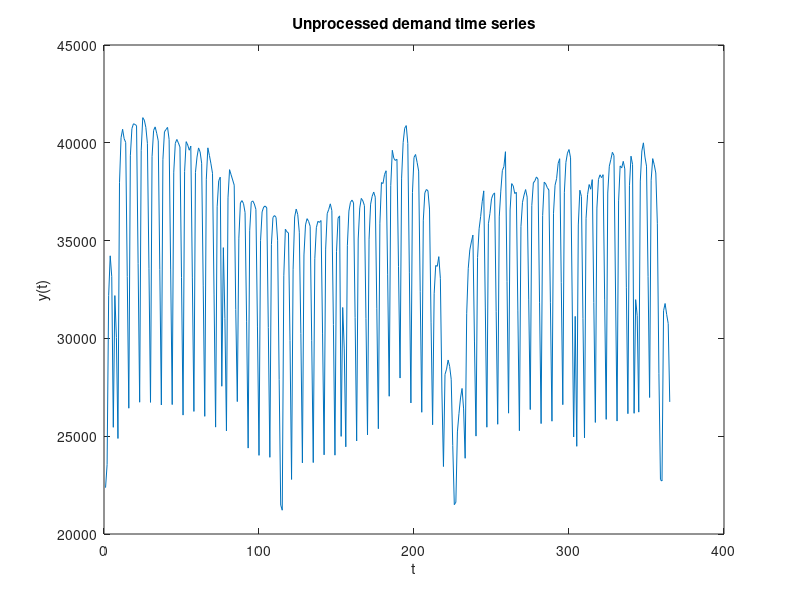
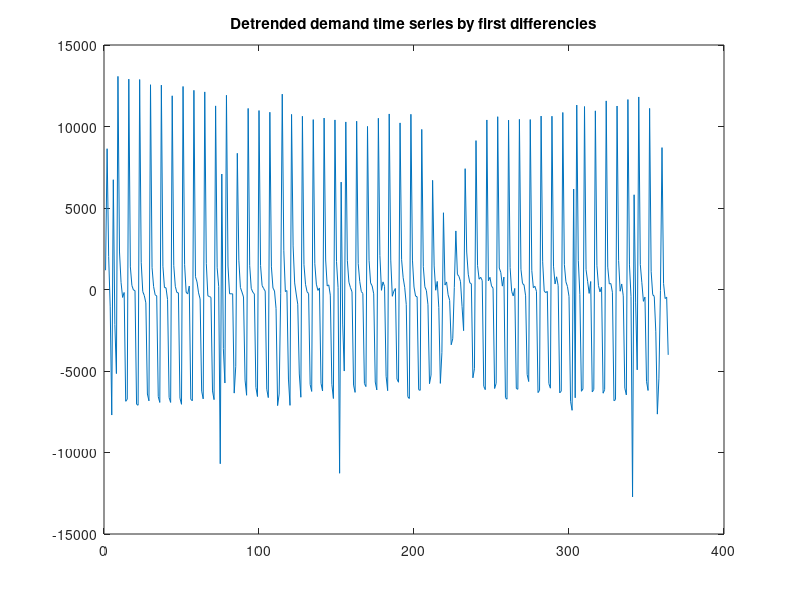

These figures' MATLAB source, in order: (Note: this script raises an error after producing the figures.)
%% Ergasia Xronoseirwn : Zisou Charilaos AEM 9213, Karatzas Michalis AEM 9137
%% Linear Analysis
close all; clear; clc;

% import data
load('demandData.mat');

% %mikalaki code
% teamNumber=7;
% 
% %computing the time and the regionNumber ,we have to examine.
% time = mod(teamNumber,24) +1; %8
% regionNumber = mod(teamNumber,7) +1 +4; % column 5
% 
% %load the xls file data. 
% italyPowerData=xlsread('ElectricPowerItaly.xls','demand');
% 
% %getting the timeserie we want to examine 
% demand1=italyPowerData(italyPowerData(:,4)==8,5);
% 
% 
% %mikalaki end


%constants
per = 7;
maxtau = 100;
Tmax = 10;  
p=4;
q=1;
alpha = 0.05;
zalpha = norminv(1-alpha/2);
n = length(demand)-1;

% plot unprocessed time series
figure(1)
clf
plot(demand)
hold on
xlabel('t')
ylabel('y(t)')
title('Unprocessed demand time series')

%% LINEAR 1
% % Detrend time series by first order differences
detrended=zeros(364,1);
for i=1:364
    detrended(i)=demand(i+1)-demand(i);
end
figure(2)
plot(detrended)
title('Detrended demand time series by first differencies')

% deseason time series
deseasonedc = seasonalcomponents(detrended, per);
deseasoned =  detrended - deseasonedc;
figure(3)
plot(deseasoned)
title('Deseasoned demand time series')

%% LINEAR 2
% Autocorrelation of deseasoned time series using average seasonal component
figure(4)
ac1 = autocorrelation(deseasoned(~isnan(deseasoned)), maxtau);
autlim = zalpha/sqrt(n);
figure(5)
clf
hold on
for ii=1:maxtau
    plot(ac1(ii+1,1)*[1 1],[0 ac1(ii+1,2)],'b','linewidth',1.5)
end
plot([0 maxtau+1],[0 0],'k','linewidth',1.5)
plot([0 maxtau+1],autlim*[1 1],'--c','linewidth',1.5)
plot([0 maxtau+1],-autlim*[1 1],'--c','linewidth',1.5)
xlabel('\tau')
ylabel('r(\tau)')
title('Autocorrelation')
hold off

% Partial autocorrelation of deseasoned time series
pac1 = parautocor(deseasoned, maxtau);
figure(6)
clf
hold on
for ii=1:maxtau
    plot(ac1(ii+1,1)*[1 1],[0 pac1(ii)],'b','linewidth',1.5)
end
plot([0 maxtau+1],[0 0],'k','linewidth',1.5)
plot([0 maxtau+1],autlim*[1 1],'--c','linewidth',1.5)
plot([0 maxtau+1],-autlim*[1 1],'--c','linewidth',1.5)
xlabel('\tau')
ylabel('\phi_{\tau,\tau}')
title('Partial autocorrelation of demand time series')
hold off

% Ljung-Box Portmanteau Test
figure(7)
tittxt = ('Deseasoned time series');
[h2V,p2V,Q2V] = portmanteauLB(ac1(2:maxtau+1,2),n,alpha,tittxt);


%% LINEAR 3

% AIC
%aicMatrix = akaike(deseasoned, Tmax);
% BEST FIT IS ARMA(6,0)
p=6;
q=0;

% Fit ARMA Model
[nrmseARMA,~,~,~,~,~,armamodel]=fitARMA(deseasoned, p, q, Tmax);

figure(9)
plot(nrmseARMA,'-o')
ylabel("NRMSE");
xlabel("T");
title('Demand: NRMSE of ARMA(3,3) for T=1,2...10')

%% LINEAR 4
index=1;
nrmseAR5 = zeros(5,1);
for i=70:5:90
    [nrmseAR5(index),~,~,~] = predictARMAnrmse(deseasoned, 5, 0, 1, round(0.01*(100-i)*n), '');
    index=index+1;
end
figure(10)
plot((0.7:0.05:0.9).',nrmseAR5,'-o')
ylabel("NRMSE");
xlabel("Percent of training data");
title('Demand: NRMSE of AR(5) using 70%, 75%, 80%, 85%, 90% of training data')

%% Non-Linear Analysis
%Getting the residuals from our best linear model fit (in linear 3)
residuals = deseasoned - predict(armamodel, deseasoned);
iidtimeSeries=residuals;

% Resampling the residuals time series
nOfnewSamples=20;
for i=1:nOfnewSamples 
    RandIndexes=randperm(n);
    iidtimeSeries=[iidtimeSeries  residuals(RandIndexes)];
end

%Linear autocorrelation
%maxtau1 for the autocorrelation and mutual information
maxtau1=3;
LinearAutoCorrelations=zeros(maxtau1,nOfnewSamples+1);

%computing autocorrelation for all the new samples
figure()
for i=1:(nOfnewSamples+1) 
    autoCorr=autocorrelation(iidtimeSeries(:,i), maxtau1)
    LinearAutoCorrelations(:,i)=autoCorr(2:(maxtau1+1),2);
end
clf;

%plotting the autocorrelation function
figure(11)
for i=1:maxtau1
    plot([0:nOfnewSamples] , LinearAutoCorrelations(i,:),'-o');
    hold on
end
plot([0 nOfnewSamples+1],autlim*[1 1],'--c','linewidth',1.5)
plot([0 nOfnewSamples+1],-autlim*[1 1],'--c','linewidth',1.5)
legend("\tau=1","\tau=2","\tau=3")
title('Linear autocorrelation of the 21 samples. (demand analysis)')
ylabel("autocorrelation")
xlabel("Sample number (0 belongs to the residuals)");


%Mutual information for the 21 samples
SamplesMutualInfo=zeros(maxtau1,nOfnewSamples+1);
figure()
%computing mutual information for all the new samples
for i=1:(nOfnewSamples+1)
    mut=mutualinformation(iidtimeSeries(:,i), maxtau1)
    SamplesMutualInfo(:,i)=mut(2:(maxtau1+1),2);
end
clf;

%plotting the mutual information function
figure(12)
for i=1:maxtau1
    plot([0:nOfnewSamples] , SamplesMutualInfo(i,:),'-o');
    hold on
end
plot([0 nOfnewSamples+1],autlim*[1 1],'--c','linewidth',1.5)
legend("\tau=1","\tau=2","\tau=3")
title('Mutual information for the 21 samples.(demand analysis)')
ylabel("mutual information")
xlabel("Sample number (0 belongs to the original residuals) ");

%Histogram for lat(tau) =1 for autocorrelation and mutual information
% bins=10;
figure(13)
histogram(LinearAutoCorrelations(1,2:(nOfnewSamples+1)));
hold on;
line([LinearAutoCorrelations(1,1) LinearAutoCorrelations(1,1)], [0 9],'Color','red','linewidth',1.5);
title("Autocorrealtion histogram of new samples and of the original(red) (demand analysis");

figure(14)
histogram(SamplesMutualInfo(1,2:(nOfnewSamples+1)));
hold on;
line([SamplesMutualInfo(1,1) SamplesMutualInfo(1,1)], [0 9],'Color','red','linewidth',1.5);
title("Mutual information histogram of  new samples and of the original(red) (demand analysis)");


